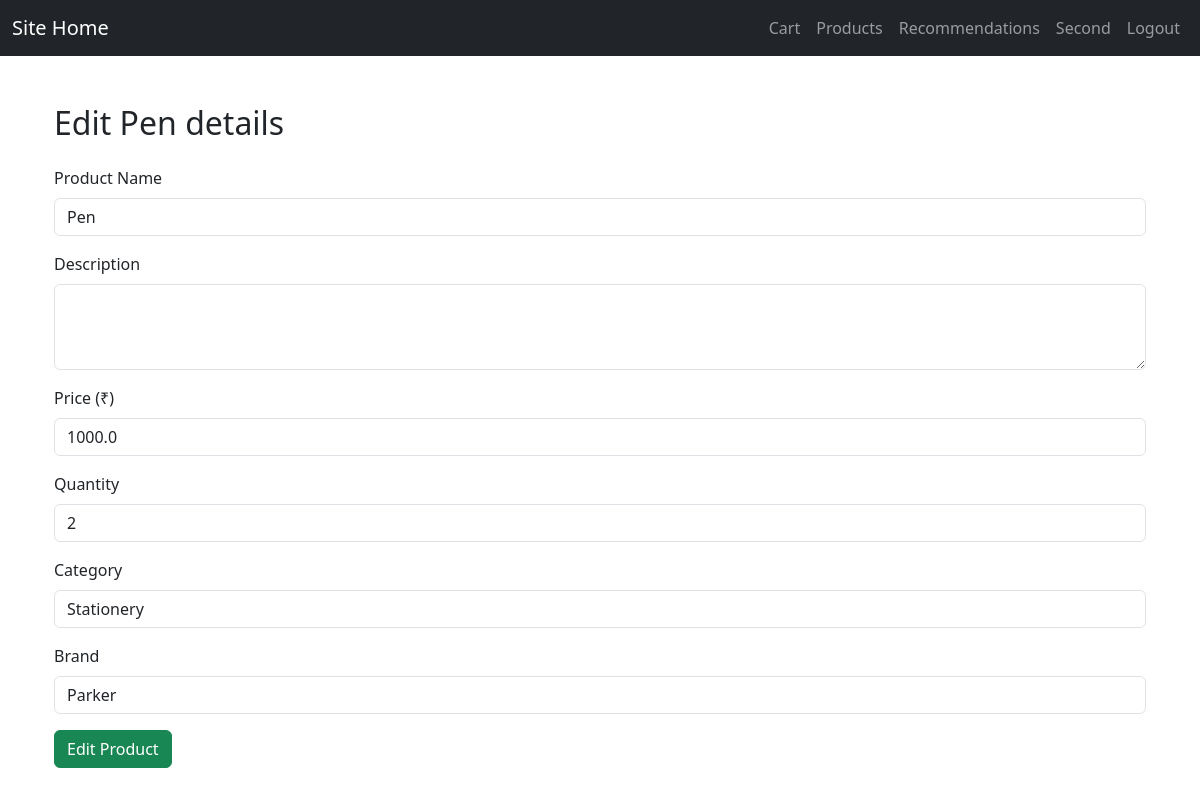
The page /admin/product/edit/1 (signed in) on the database as committed earlier.
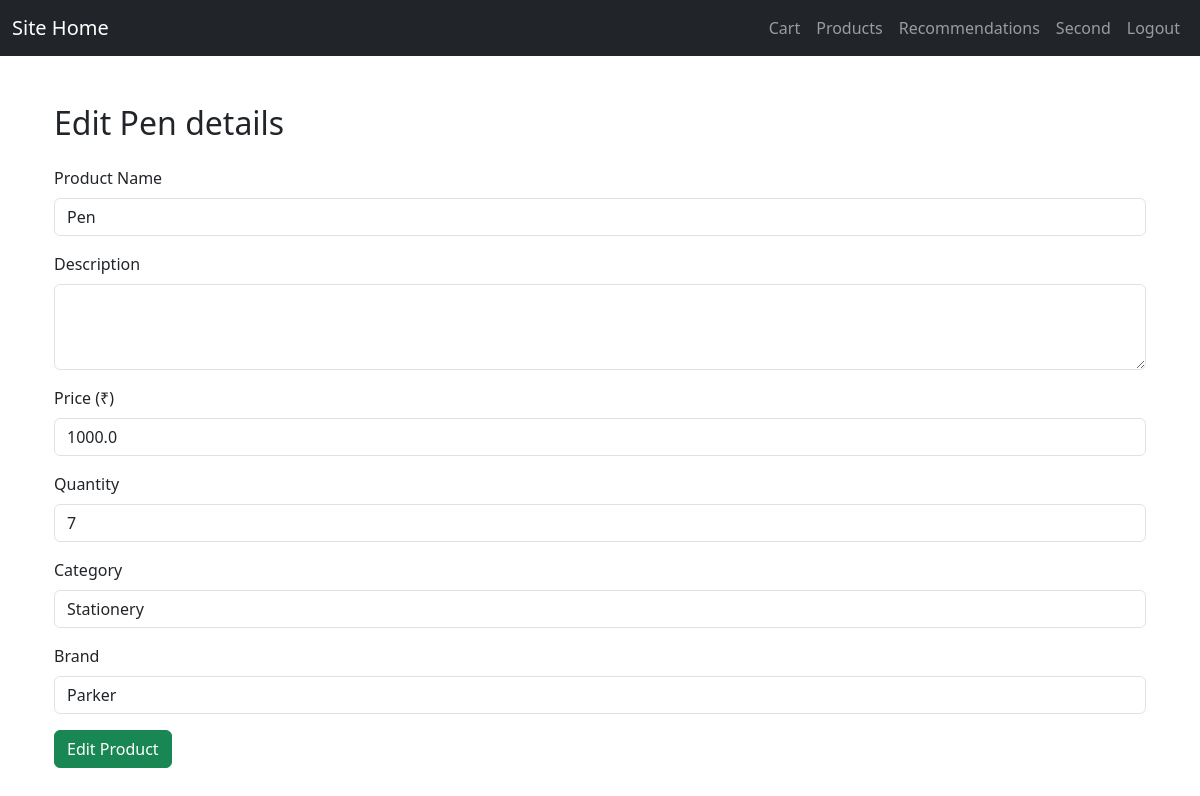
The same page on the database as committed later.
### app/models/product.py (models this page shows, shortened)
class Product(db.Model):
    id = db.Column(db.Integer, primary_key=True)
    name = db.Column(db.String(200), nullable=False)
    description = db.Column(db.String(500))
    price = db.Column(db.Float, nullable=False)
    category = db.Column(db.String(100))
    brand = db.Column(db.String(100))
    quantity=db.Column(db.Integer)
    date_added = db.Column(db.DateTime, default=datetime.utcnow)

### app/routes/admin_routes.py (the view)
@admin_bp.route('/admin/product/edit/<int:id>',methods=['POST','GET'])
@login_required
def edit_products(id):
    if request.method=='POST':
        product = Product.query.get_or_404(id)
        product.name = request.form['name']
        product.description = request.form['description']
        product.price = request.form['price']
        product.category = request.form['category']
        product.brand = request.form['brand']
        product.quantity=request.form['quantity']
        message="Product edited successfully"
        db.session.commit()
        return render_template('/admin/admin_products.html',message=message)
    else:
        product=Product.query.filter_by(id=id).first()
        return render_template('/admin/admin_products_edit.html',product=product)

### app/routes/admin_routes.py (called while the page is built)
@login_manager.user_loader
def load_user(user_id):
    return User.query.get(int(user_id))

### app/templates/admin/admin_products_edit.html (shortened to what this page needs)
{% extends "base.html" %}
{% block navbar %}
    <li class="nav-item"><a class="nav-link" href="/logout">Logout</a></li>
{% endblock navbar %}
{% block content %}
<div class="container mt-5">
  <h2>Edit {{product.name}} details</h2>
  <form method="POST" action="/admin/product/edit/{{product.id}}" enctype="multipart/form-data" class="mt-4">
    <div class="mb-3">
      <label for="name" class="form-label">Product Name</label>
      <input type="text" class="form-control" value="{{product.name}}" id="name" name="name" required>
    </div>
    <div class="mb-3">
      <label for="description" class="form-label">Description</label>
      <textarea class="form-control" id="description" name="description" rows="3" required></textarea>
    </div>
    <div class="mb-3">
      <label for="price" class="form-label">Price (₹)</label>
      <input type="number" value="{{product.price}}" step="0.01" class="form-control" id="price" name="price" required>
    </div>
    <div class="mb-3">
      <label for="quantity" class="form-label">Quantity</label>
      <input type="number" value="{{product.quantity}}" class="form-control" id="quantity" name="quantity" required>
    </div>
    <div class="mb-3">
      <label for="category" class="form-label">Category</label>
      <input type="text" value="{{product.category}}" class="form-control" id="category" name="category" required>
    </div>
    <div class="mb-3">
      <label for="brand" class="form-label">Brand</label>
      <input type="text" value="{{product.brand}}" class="form-control" id="brand" name="brand" required>
    </div>
    <button type="submit" class="btn btn-success">Edit Product</button>
  </form>
</div>
{% endblock %}

Rows that differ between the two databases and show on the page:
changed Product "Pen": quantity "2" → "7"
